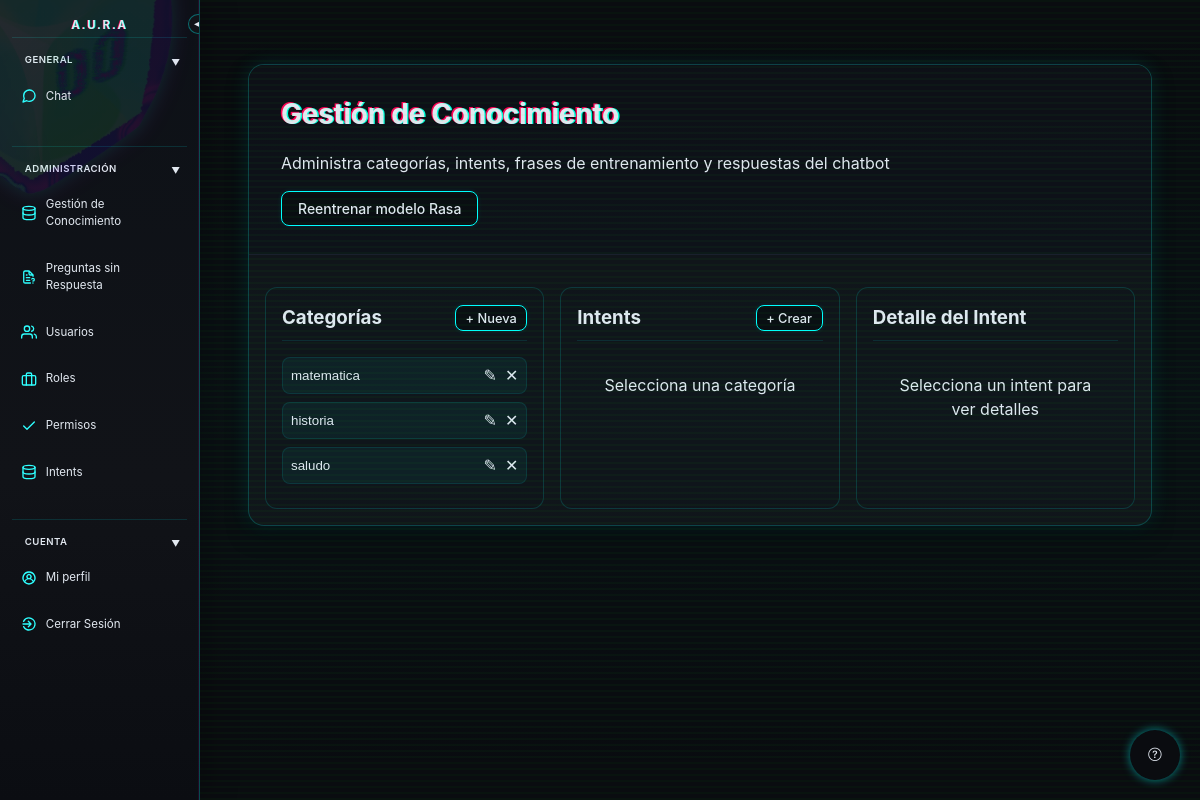
Screenshot of /index.php?controller=conocimiento&action=index (signed in) with the database file from the repository.
### tables this page shows
CREATE TABLE `categorias` (
  `id` int(11) NOT NULL,
  `nombre` varchar(100) DEFAULT NULL,
  `descripcion` text DEFAULT NULL
);

### controller/ConocimientoController.php (called while the page is built, shortened)
<?php
require_once "model/Categoria.class.php";
class ConocimientoController
{
    public function index()
    {
        $categorias = Categoria::listar();
        require_once "view/conocimiento/index.php";
    }
}

### model/Categoria.class.php (called while the page is built, shortened)
<?php
include_once "Database.class.php";
class Categoria
{
    private $id;
    private $nombre;
    private $descripcion;
    public function __construct($id=null, $nombre=null, $descripcion=null)
    {
        $this->id = $id;
        $this->nombre = $nombre;
        $this->descripcion = $descripcion;
    }
    public static function listar(){
        $conexion=Database::getInstance()->getConnection();
        $sql= "SELECT * FROM categorias";
        $stmt = $conexion->query($sql);
        $categorias=[];
        while ($fila=$stmt->fetch(PDO::FETCH_ASSOC)){
            $categorias[]= new Categoria($fila["id"], $fila["nombre"], $fila["descripcion"]);
        }
        return $categorias;
    }
    public function getId() {return $this->id;}
    public function getNombre() {return $this->nombre;}
    public function getDescripcion() {return $this->descripcion;}
}
?>

### model/Database.class.php (called while the page is built)
<?php
require_once __DIR__ . '/../app_config.php';
class Database
{
    private static $instancia=null;
    private $conexion;
    public function __construct()
    {
        try {
            $dsn = sprintf(
                'mysql:host=%s;port=%s;dbname=%s;charset=utf8mb4',
                app_config('DB_HOST', 'localhost'),
                app_config('DB_PORT', '3306'),
                app_config('DB_NAME', 'chatbot_v2')
            );
            $this->conexion = new PDO(
                $dsn,
                app_config('DB_USER', 'root'),
                app_config('DB_PASSWORD', '')
            );
            $this->conexion->setAttribute(PDO::ATTR_ERRMODE, PDO::ERRMODE_EXCEPTION);
        } catch (PDOException $e) {
            die("Error de conexion:".$e->getMessage());
        }
    }
    public static function getInstance(){
        if(!self::$instancia){
            self::$instancia=new Database();
        }
        return self::$instancia;
    }
    public function getConnection(){
        return $this->conexion;
    }
}
?>

### app_config.php (called while the page is built, shortened)
<?php
function app_config($name, $default = '')
{
    $value = getenv($name);
    return $value === false ? $default : $value;
}

### view/conocimiento/index.php (the view, shortened to what this page needs)
<?php
require_once __DIR__ . '/../layout/header.php';
require_once __DIR__ . '/../layout/sidebar.php';
?>
<div class="main-content">
    <div class="panel-container">
        <div class="header-section">
            <div class="header-left">
                <h1>Gestión de Conocimiento</h1>
                <p>Administra categorías, intents, frases de entrenamiento y respuestas del chatbot</p>
            </div>
            <div class="header-right">
                <button class="btn btn-primary" id="btnRetrainRasa" type="button">Reentrenar modelo Rasa</button>
            </div>
        </div>
        <div class="knowledge-grid" style="display: grid; grid-template-columns: 1fr 1fr 1fr; gap: 1rem; margin-top: 1rem; padding: 1rem;">
            <section class="knowledge-panel" style="background: rgba(17, 19, 24, 0.5); border: 1px solid rgba(0, 255, 255, 0.15); border-radius: 12px; padding: 1rem;">
                <div class="knowledge-panel__header" style="display: flex; justify-content: space-between; align-items: center; margin-bottom: 1rem; padding-bottom: 0.5rem; border-bottom: 1px solid rgba(0, 255, 255, 0.1);">
                    <h3 style="color: #00ffff; margin: 0;">Categorías</h3>
                    <button class="btn btn-sm btn-primary" id="newCategory" type="button" style="font-size: 0.8rem; padding: 0.3rem 0.6rem;">+ Nueva</button>
                </div>
                <ul id="categories" class="knowledge-list" style="list-style: none; padding: 0; margin: 0;">
                    <?php if (!empty($categorias)): ?>
                        <?php foreach ($categorias as $categoria): ?>
                            <li style="margin-bottom: 0.5rem; padding: 0.5rem; background: rgba(0, 255, 255, 0.05); border-radius: 8px; border: 1px solid rgba(0, 255, 255, 0.1);" role="listitem">
                                <div style="display: flex; justify-content: space-between; align-items: center;">
                                    <button type="button" data-category-id="<?= (int)$categoria->getId() ?>" style="flex: 1; background: none; border: 0; color: #e0e0e0; text-align: left; cursor: pointer; font-weight: 500;">
                                        <?= htmlspecialchars($categoria->getNombre()) ?>
                                    </button>
                                    <div style="display: flex; gap: 0.5rem;">
                                        <button type="button" class="btn-edit-categoria" data-category-id="<?= (int)$categoria->getId() ?>" data-category-name="<?= htmlspecialchars($categoria->getNombre(), ENT_QUOTES) ?>" data-category-description="<?= htmlspecialchars($categoria->getDescripcion() ?? '', ENT_QUOTES) ?>" aria-label="Editar categoría" style="background: none; border: none; color: #00ffff; cursor: pointer; font-size: 1rem;">✎</button>
                                        <button type="button" class="btn-delete-categoria" data-category-id="<?= (int)$categoria->getId() ?>" aria-label="Eliminar categoría" style="background: none; border: none; color: #ff3b30; cursor: pointer; font-size: 1rem;">✕</button>
                                    </div>
                                </div>
                            </li>
                        <?php endforeach; ?>
                    <?php else: ?>
                        <li style="text-align: center; color: #b0b0b0; padding: 1rem;">No hay categorías disponibles</li>
                    <?php endif; ?>
                </ul>
            </section>
            <section class="knowledge-panel" style="background: rgba(17, 19, 24, 0.5); border: 1px solid rgba(0, 255, 255, 0.15); border-radius: 12px; padding: 1rem;">
                <div style="display: flex; justify-content: space-between; align-items: center; margin-bottom: 1rem; padding-bottom: 0.5rem; border-bottom: 1px solid rgba(0, 255, 255, 0.1);">
                    <h3 style="color: #00ffff; margin: 0;">Intents</h3>
                    <button class="btn btn-sm btn-primary" id="btnCreateIntent" type="button" hidden style="font-size: 0.8rem; padding: 0.3rem 0.6rem;">+ Crear</button>
                </div>
                <ul id="intents" class="knowledge-list" style="list-style: none; padding: 0; margin: 0; color: #b0b0b0;">
                    <li style="text-align: center; padding: 1rem;">Selecciona una categoría</li>
                </ul>
            </section>
            <section class="knowledge-panel" style="background: rgba(17, 19, 24, 0.5); border: 1px solid rgba(0, 255, 255, 0.15); border-radius: 12px; padding: 1rem;">
                <div style="display: flex; justify-content: space-between; align-items: center; margin-bottom: 1rem; padding-bottom: 0.5rem; border-bottom: 1px solid rgba(0, 255, 255, 0.1);">
                    <h3 style="color: #00ffff; margin: 0;">Detalle del Intent</h3>
                </div>
                <div id="detail" class="knowledge-detail" style="color: #b0b0b0;">
                    <p style="text-align: center; padding: 1rem;">Selecciona un intent para ver detalles</p>
                </div>
            </section>
        </div>
    </div>
</div>
<?php require_once __DIR__ . '/../layout/footer.php'; ?>

### assets/css/style.css (style rules this page uses)
* { margin: 0; padding: 0; box-sizing: border-box; }
:root { color-scheme: dark; --bg: #0a0c10; --text: #e2e8f0; --panel: #111318; --panel-2: #1a1e2a; --header-bg: #0e1017; --muted: #cbd5e6; --muted-2: #4a5b7a; --accent: #00ffff; --accent-2: #ff00ff; --accent-weak: rgba(0,255,255,0.2); --accent-weak-2: rgba(0,255,255,0.1); --glitch-1: rgb(0, 255, 221); --glitch-2: rgb(255, 0, 85); --noise: rgba(0, 255, 0, 0.03); --scanline: rgba(0,255,255,0.02); --danger: #f44; --danger-weak: rgba(255,68,68,0.08); --highlight: #0b0d14; --border: rgba(0, 255, 255, 0.2); --shadow-accent: rgba(0, 255, 255, 0.1); --btn-info-bg: #0ff; }
.main-content { margin-left: 200px; padding: 2rem; width: calc(100% - 200px); min-height: calc(100vh - 4rem); transition: margin-left 0.3s ease, width 0.3s ease; }
body { font-family: -apple-system, BlinkMacSystemFont, 'Segoe UI', Roboto, 'Helvetica Neue', Arial, sans-serif; background: var(--bg) !important; background-color: var(--bg) !important; min-height: 100vh; padding: 2rem 1rem; line-height: 1.5; color: var(--text); -webkit-text-fill-color: var(--text); position: relative; forced-color-adjust: none; }
body::before { content: ""; position: fixed; top: 0; left: 0; width: 100%; height: 100%; background: repeating-linear-gradient(0deg, var(--noise) 0px, var(--noise) 2px, transparent 2px, transparent 6px); pointer-events: none; z-index: 999; }
body::after { content: ""; position: fixed; top: 0; left: 0; width: 100%; height: 100%; background: linear-gradient(0deg, rgba(0,0,0,0) 0%, var(--scanline) 50%, rgba(0,0,0,0) 100%); pointer-events: none; z-index: 999; animation: scan 8s linear infinite; }
.panel-container { max-width: 1200px; margin: 0 auto; background: var(--panel); border-radius: 1rem; box-shadow: 0 0 20px var(--shadow-accent), 0 10px 25px -5px rgba(0, 0, 0, 0.5); overflow: hidden; transition: all 0.3s ease; border: 1px solid var(--border); position: relative; forced-color-adjust: none; }
.header-section { display: flex; justify-content: space-between; align-items: center; flex-wrap: wrap; gap: 1rem; padding: 1.75rem 2rem; border-bottom: 1px solid var(--panel-2); background: var(--header-bg); }
.header-left { display: flex; align-items: baseline; gap: 1rem; flex-wrap: wrap; }
.header-right { display: flex; gap: 0.75rem; }
h1 { font-size: 1.75rem; font-weight: 700; letter-spacing: -0.01em; position: relative; color: var(--accent) !important; text-shadow: 0.05em 0 0 var(--glitch-1), -0.05em -0.025em 0 var(--glitch-2) !important; animation: glitch-text 3s infinite; forced-color-adjust: none; }
.btn { padding: 0.5rem 1rem; border-radius: 0.5rem; font-size: 0.875rem; font-weight: 500; cursor: pointer; transition: all 0.2s ease; border: 1px solid transparent; font-family: inherit; display: inline-flex; align-items: center; gap: 0.5rem; background-color: var(--panel-2); color: var(--accent); border-color: var(--accent); box-shadow: 0 0 5px var(--shadow-accent); forced-color-adjust: none; text-decoration: none; }
.btn-primary { background-color: var(--bg); -webkit-text-fill-color: var(--text); border-color: var(--accent); }

### assets/css/sidebar.css (style rules this page uses)
:root { --sidebar-width: 200px; --sidebar-collapsed-width: 50px; }

### rows the page displays
categorias: nombre "matematica"
categorias: nombre "historia"
categorias: nombre "saludo"
